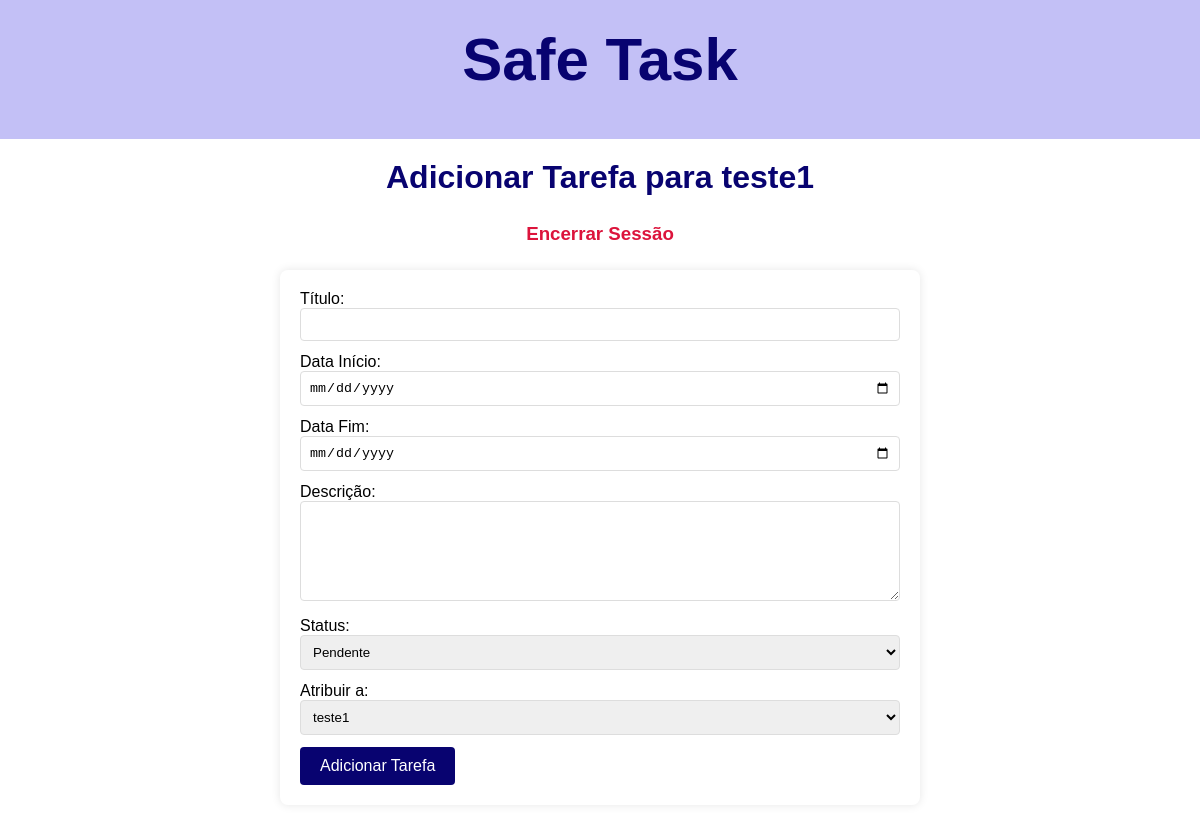
Page /tarefas/1 on the earlier database version.
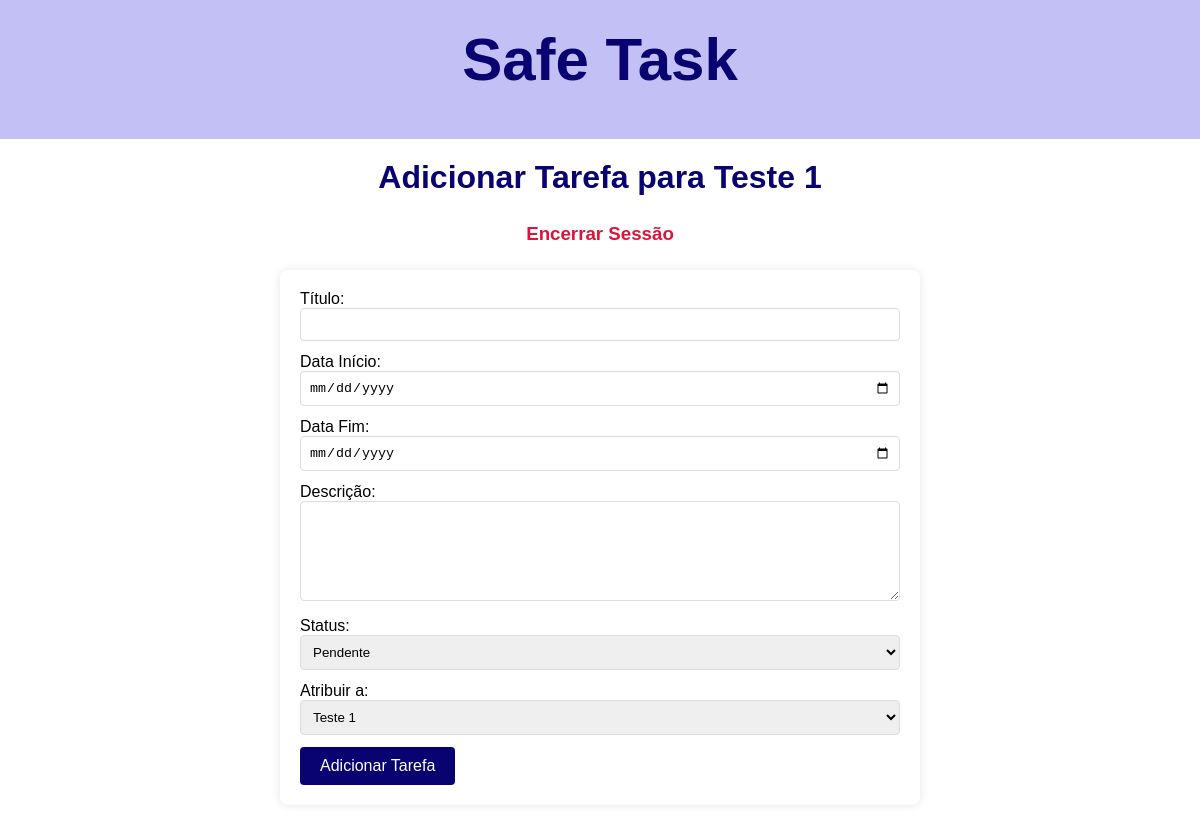
Same page on the later database version.
### models.py (models this page shows, shortened)
class Usuario(db.Model):
    __tablename__ = 'usuarios'
    id = db.Column(db.Integer, primary_key = True, autoincrement=True)
    nome = db.Column(db.String(150), unique = True, nullable = False)
    email = db.Column(db.String(150), unique = True, nullable = False)
    telefone = db.Column(db.String(150), unique = True, nullable = False)
    senha = db.Column(db.String(20), unique = False, nullable = False)

### app.py (the view, shortened to what this page needs)
@app.route('/tarefas/<int:usuario_id>', methods=['GET', 'POST'])
def adicionar_tarefa(usuario_id):
    usuario = db.session.query(Usuario).filter_by(id=usuario_id).first()
    usuarios = db.session.query(Usuario).all()
    if request.method == 'GET':
        return render_template('adicionar_tarefa.html', usuario=usuario, usuarios=usuarios)

### templates/adicionar_tarefa.html (shortened to what this page needs)
<!DOCTYPE html>
<html lang="pt-br">
<head>
    <link rel="stylesheet" href="{{ url_for('static', filename='style_add_tarefa.css') }}">
</head>
<header>
    <div class="namepagina">
        <h1>Safe Task</h1>
    </div>
</header>
<body>
    <h1>Adicionar Tarefa para {{ usuario.nome }}</h1>
    <h3 class="logout-container"><a href="/" class="logout"> Encerrar Sessão</a></h3>
    <form action="/tarefas/{{ usuario.id }}" method="POST">
        <label for="titulo">Título:</label>
        <input type="text" name="titulo" id="titulo" required><br>
        <label for="data_inicio">Data Início:</label>
        <input type="date" name="data_inicio" id="data_inicio" required><br>
        <label for="data_fim">Data Fim:</label>
        <input type="date" name="data_fim" id="data_fim" required><br>
        <label for="descricao">Descrição:</label>
        <textarea name="descricao" id="descricao" required></textarea><br>
        <label for="status">Status:</label>
        <select name="status" id="status" required>
            <option value="pendente">Pendente</option>
        </select><br>
        <label for="userTarefa_id">Atribuir a:</label>
        <select name="userTarefa_id" id="userTarefa_id" required>
            {% for u in usuarios %}
            <option value="{{ u.id }}">{{ u.nome }}</option>
            {% endfor %}
        </select><br>
        <button type="submit">Adicionar Tarefa</button>
    </form>
</body>
</html>

Differences in the rows shown:
changed Usuario: nome "teste1" → "Teste 1"
Other differences:
form field userTarefa_id: "teste1" → "Teste 1"
